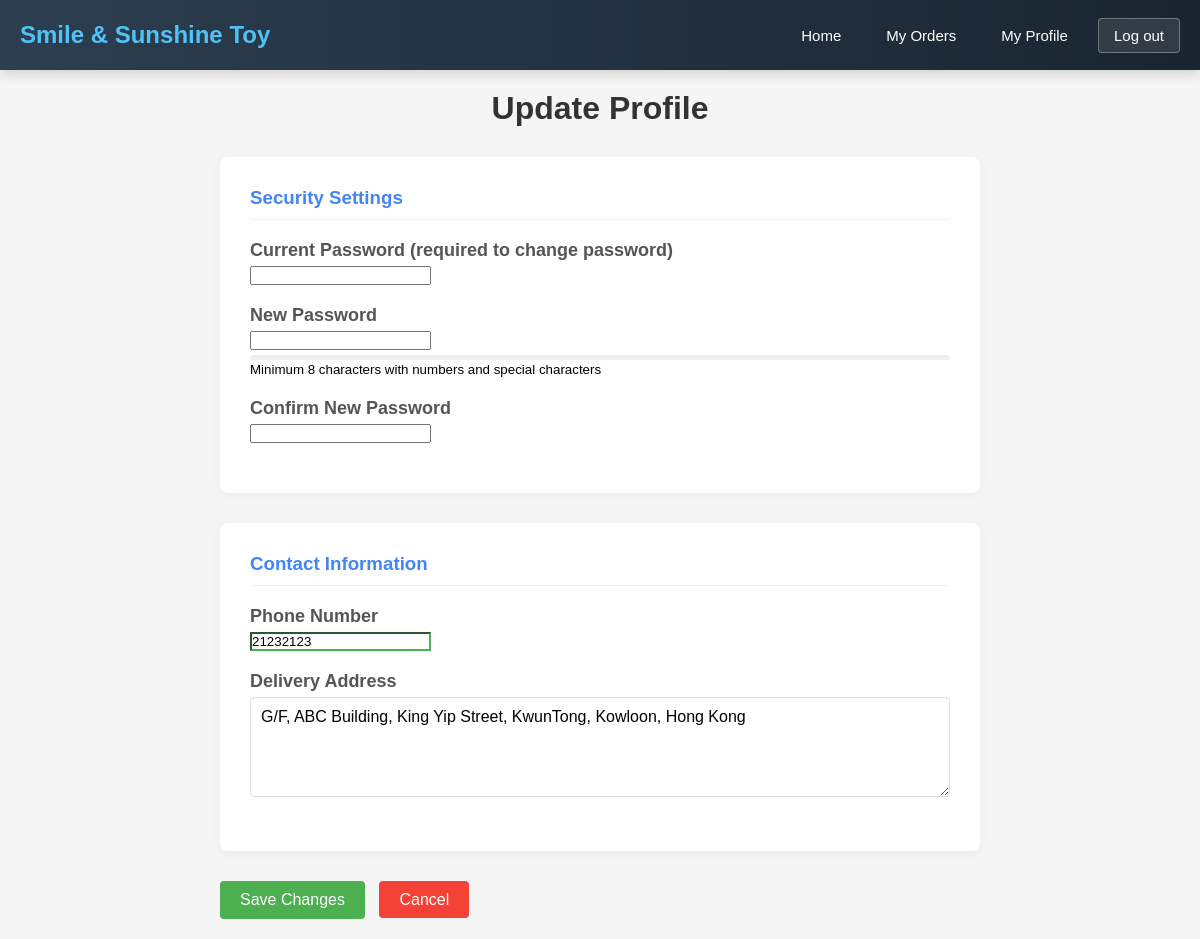
The page /customer/UpdateProfile.php (signed in) on the database its author committed.
### tables this page shows
CREATE TABLE customer (
  cid INT NOT NULL AUTO_INCREMENT,
  cname VARCHAR(255) NOT NULL,
  cpassword VARCHAR(255) NOT NULL,
  ctel INT DEFAULT NULL,
  caddr TEXT,
  company VARCHAR(255) DEFAULT NULL,
  cemail VARCHAR(255) NOT NULL UNIQUE,
  crole VARCHAR(45) NOT NULL DEFAULT 'customer',
  PRIMARY KEY (cid)
);

### customer/UpdateProfile.php (the view, shortened to what this page needs)
<?php
include '../conn.php';
$cid = $_SESSION['customer']['cid'];
$sql = "SELECT ctel, caddr FROM customer WHERE cid = ?";
$stmt = $conn->prepare($sql);
$stmt->bind_param("i", $cid);
$stmt->execute();
$result = $stmt->get_result();
$customer = $result->fetch_assoc();
?>
<!DOCTYPE html>
<html lang="en">
<head>
    <link rel="stylesheet" href="../CSS/header.css">
    <link rel="stylesheet" href="../CSS/common.css">
    <link rel="stylesheet" href="../CSS/form.css">
    <link rel="stylesheet" href="../CSS/profile.css">
</head>
<body>
<header>
    <div class="logo">
        <a href="Index.php">Smile &amp; Sunshine Toy</a>
    </div>
    <div class="user-actions">
        <a href="Index.php">Home</a>
        <a href="MyOrder.php">My Orders</a>
        <a href="Profile.php">My Profile</a>
        <a href="../logout.php" class="logout-btn">Log out</a>
    </div>
</header>
<div class="container">
    <h1>Update Profile</h1>
    <form id="updateForm" onsubmit="return submitForm()">
        <div class="form-section">
            <h3>Security Settings</h3>
            <div class="form-group">
                <label class="form-label">Current Password (required to change password)</label>
                <input type="password" id="currentPassword" name="currentPassword">
            </div>
            <div class="form-group">
                <label class="form-label">New Password</label>
                <input type="password" id="newPassword" name="newPassword" oninput="checkPasswordStrength()">
                <div class="password-strength">
                </div>
                <small class="hint">Minimum 8 characters with numbers and special characters</small>
            </div>
            <div class="form-group">
                <label class="form-label">Confirm New Password</label>
                <input type="password" id="confirmPassword" name="confirmPassword">
            </div>
        </div>
        <div class="form-section">
            <h3>Contact Information</h3>
            <div class="form-group">
                <label class="form-label">Phone Number</label>
                <input type="tel" id="phoneNumber" name="phoneNumber"
                       value="<?= htmlspecialchars(isset($customer['ctel']) ? $customer['ctel'] : '') ?>" required>
            </div>
            <div class="form-group">
                <label class="form-label">Delivery Address</label>
                <textarea id="deliveryAddress" name="deliveryAddress" rows="3" required><?=
                    htmlspecialchars(isset($customer['caddr']) ? $customer['caddr'] : '') ?></textarea>
            </div>
        </div>
        <div class="form-actions">
            <button type="submit" class="btn-submit">Save Changes</button>
            <a href="Profile.php" class="btn-reset">Cancel</a>
        </div>
    </form>
</div>
</body>
</html>

### CSS/header.css (style rules this page uses)
header { display: flex; justify-content: space-between; align-items: center; background: linear-gradient(90deg, #2c3e50, #1a2530); color: white; padding: 0 20px; position: sticky; top: 0; z-index: 1000; box-shadow: 0 4px 12px rgba(0, 0, 0, 0.15); height: 70px; }
.logo { display: flex; align-items: center; }
.logo a { font-size: 24px; font-weight: 700; color: #4fc3f7; text-decoration: none; }
.user-actions { display: flex; gap: 15px; align-items: center; }
.user-actions a { color: white; text-decoration: none; font-size: 15px; font-weight: 500; padding: 8px 15px; border-radius: 4px; transition: background 0.3s; }
.logout-btn { background: rgba(255, 255, 255, 0.1); border: 1px solid rgba(255, 255, 255, 0.3); }

### CSS/common.css (style rules this page uses)
* { margin: 0; padding: 0; box-sizing: border-box; font-family: Arial, sans-serif; }
body { background-color: #f5f5f5; }
.container { max-width: 800px; margin: 0 auto; padding: 20px; }
h1 { text-align: center; margin-bottom: 30px; color: #333; }
.form-group { margin-bottom: 20px; }
.form-label { display: block; margin-bottom: 5px; font-weight: bold; color: #555; font-size:18px; }
input[type="text"], input[type="number"], input[type="file"], textarea, select { width: 100%; padding: 10px; border: 1px solid #ddd; border-radius: 4px; font-size: 16px; }
textarea { min-height: 100px; resize: vertical; }
.btn-submit, .btn-reset { padding: 10px 20px; border: none; border-radius: 4px; font-size: 16px; cursor: pointer; transition: background-color 0.3s; text-decoration: none; }
.btn-submit { background-color: #4CAF50; color: white; margin-right: 10px; }
.btn-reset { background-color: #f44336; color: white; }
input:required:valid, select:required:valid { border-color: #4CAF50; }

### CSS/form.css (style rules this page uses)
.form-group { margin-bottom: 20px; }

### CSS/profile.css (style rules this page uses)
.form-section { background-color: white; padding: 30px; border-radius: 8px; box-shadow: 0 2px 10px rgba(0,0,0,0.05); margin-bottom: 30px; }
.form-section h3 { margin-bottom: 20px; color: #4285f4; border-bottom: 1px solid #eee; padding-bottom: 10px; }
.password-strength { height: 5px; background-color: #eee; margin-top: 5px; border-radius: 3px; overflow: hidden; }

### rows shown on the page
customer: phoneNumber "21232123", deliveryAddress "G/F, ABC Building, King Yip Street, KwunTong, Kowloon, Hong Kong"
